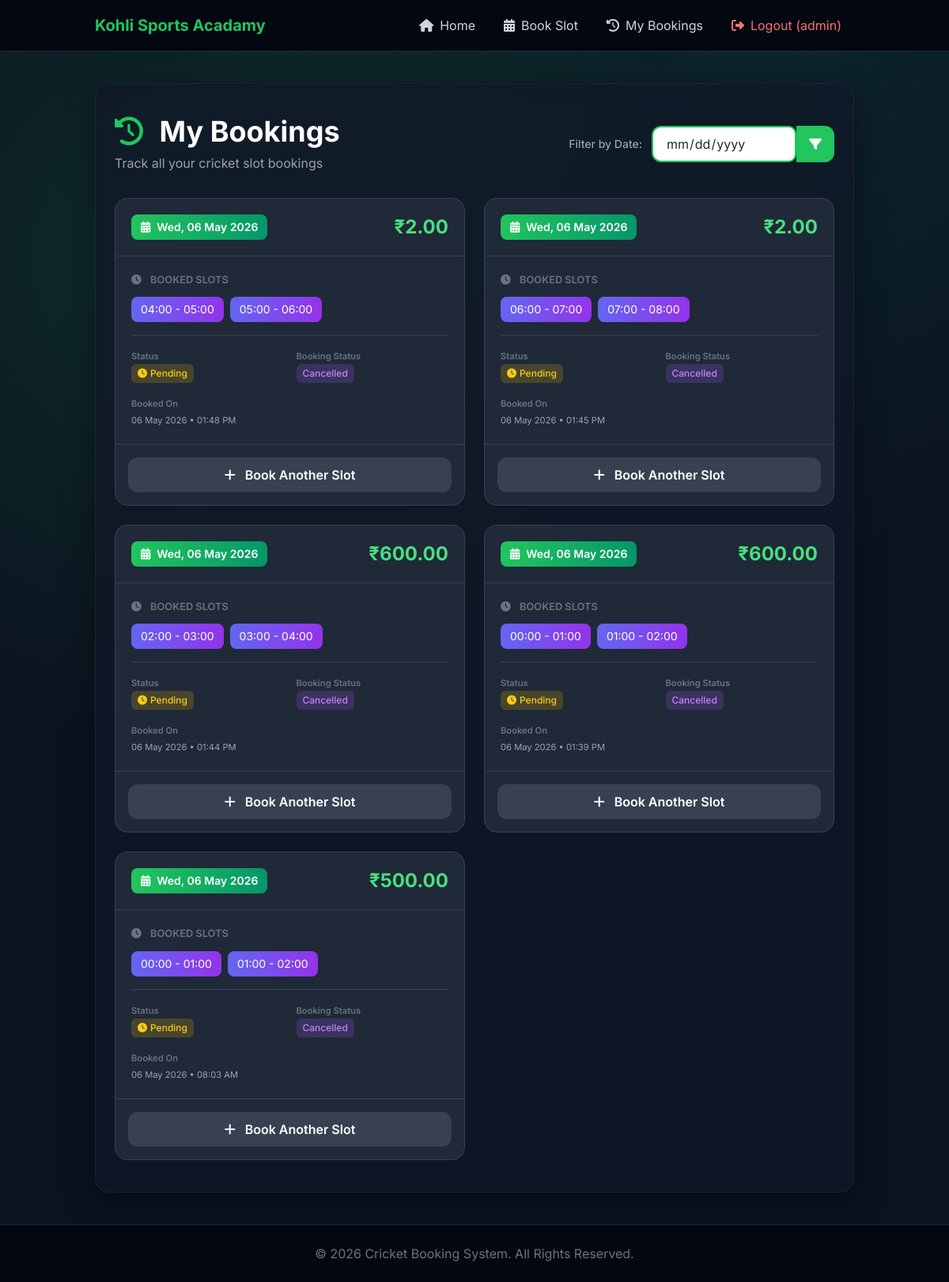
Page /history/ (signed in) on the committed database.
### booking/models.py (models this page shows, shortened)
class Booking(models.Model):
    BOOKING_STATUS_CHOICES = [
        ('pending', 'Pending'),
        ('confirmed', 'Confirmed'),
        ('completed', 'Completed'),
        ('cancelled', 'Cancelled'),
    ]
    user = models.ForeignKey(User, on_delete=models.CASCADE)
    date = models.DateField()
    slots = models.ManyToManyField(TimeSlot)
    amount_per_slot = models.DecimalField(
        max_digits=10,
        decimal_places=2,
        help_text="Amount per slot (admin can modify)"
    )
    total_amount = models.DecimalField(
        max_digits=10,
        decimal_places=2,
        blank=True,
        null=True
    )
    is_paid = models.BooleanField(default=False)
    status = models.CharField(max_length=20, choices=BOOKING_STATUS_CHOICES, default='pending')
    razorpay_order_id = models.CharField(max_length=200, blank=True)
    created_at = models.DateTimeField(auto_now_add=True)
    modified_start_time = models.TimeField(blank=True, null=True)
    modified_end_time = models.TimeField(blank=True, null=True)
    modification_reason = models.TextField(blank=True, help_text="Reason for timing modification")
    class Meta:
        ordering = ['-created_at']

class TimeSlot(models.Model):
    start_time = models.TimeField()
    end_time = models.TimeField()
    is_booked = models.BooleanField(default=False)
    isa = models.DecimalField(
        max_digits=10,
        decimal_places=2,
        blank=True,
        null=True,
        help_text="Custom amount for this specific slot (overrides default)"
    )

### booking/views.py (the view)
# urls.py: path('history/', views.history, name='history'),
@login_required
def history(request):
    search_date_str = request.GET.get('date')
    status_filter = request.GET.get('status')
    bookings = Booking.objects.filter(user=request.user).order_by('-created_at')
    if search_date_str:
        search_date = parse_date(search_date_str)
        if search_date:
            bookings = bookings.filter(date=search_date)
    if status_filter:
        bookings = bookings.filter(status=status_filter)
    today = timezone.now().date()
    return render(request, "history.html", {
        "bookings": bookings,
        "search_date": search_date_str,
        "status_filter": status_filter,
        "today": today
    })

### booking/templates/history.html (shortened to what this page needs)
{% extends 'base.html' %}
{% block content %}
<div class="py-4">
    <div class="flex flex-col md:flex-row md:items-center justify-between gap-4 mb-8">
        <div>
            <h1 class="text-2xl md:text-3xl lg:text-4xl font-bold text-white mb-2">
                <i class="fas fa-history mr-3 text-primary"></i> My Bookings
            </h1>
            <p class="text-gray-400">Track all your cricket slot bookings</p>
        </div>
        <div class="flex items-center gap-3">
            <label class="text-gray-400 font-medium text-sm">Filter by Date:</label>
            <div class="flex">
                <input type="date" id="search-date" class="px-4 py-2 rounded-l-xl bg-gray-800 border border-gray-700 text-white focus:outline-none focus:border-primary" value="{{ search_date|default:today }}">
                <button class="px-4 py-2 rounded-r-xl bg-primary hover:bg-primary-dark text-white font-medium transition-colors" onclick="filterBookings()">
                    <i class="fas fa-filter" class="bg-white"></i>
                </button>
            </div>
        </div>
    </div>
    {% if bookings %}
        <div class="grid grid-cols-1 md:grid-cols-2 xl:grid-cols-3 gap-6">
            {% for booking in bookings %}
            <div class="bg-gray-800 rounded-2xl border border-gray-700 overflow-hidden hover:border-primary/50 transition-colors">
                <div class="flex items-center justify-between p-5 border-b border-gray-700">
                    <div>
                        <span class="inline-flex items-center px-3 py-1.5 rounded-lg bg-gradient-to-r from-green-500 to-emerald-600 text-white text-sm font-semibold">
                            <i class="fas fa-calendar-alt mr-2"></i>
                            {{ booking.date|date:"D, d M Y" }}
                        </span>
                    </div>
                    <span class="text-xl lg:text-2xl font-bold text-green-400">₹{{ booking.total_amount }}</span>
                </div>
                <div class="p-5">
                    <div class="mb-4">
                        <small class="text-gray-500 font-semibold block mb-3">
                            <i class="fas fa-clock mr-2"></i> BOOKED SLOTS
                        </small>
                        <div class="flex flex-wrap gap-2">
                            {% for slot in booking.slots.all %}
                            <span class="px-3 py-1.5 rounded-lg bg-gradient-to-r from-indigo-500 to-purple-600 text-white text-sm">
                                {{ slot.start_time|time:"H:i" }} - {{ slot.end_time|time:"H:i" }}
                            </span>
                            {% endfor %}
                        </div>
                    </div>
                    <div class="border-t border-gray-700 pt-4">
                        <div class="grid grid-cols-2 gap-4 text-sm">
                            <div>
                                <small class="text-gray-500 font-semibold block">Status</small>
                                {% if booking.is_paid %}
                                    <span class="inline-flex items-center px-2 py-1 rounded-md bg-green-500/20 text-green-400 text-xs font-medium">
                                        <i class="fas fa-check-circle mr-1"></i> Paid
                                    </span>
                                {% else %}
                                    <span class="inline-flex items-center px-2 py-1 rounded-md bg-yellow-500/20 text-yellow-400 text-xs font-medium">
                                        <i class="fas fa-clock mr-1"></i> Pending
                                    </span>
                                {% endif %}
                            </div>
                            <div>
                                <small class="text-gray-500 font-semibold block">Booking Status</small>
                                <span class="inline-flex items-center px-2 py-1 rounded-md bg-purple-500/20 text-purple-400 text-xs font-medium">
                                    {{ booking.get_status_display }}
                                </span>
                            </div>
                            <div class="col-span-2">
                                <small class="text-gray-500 font-semibold block">Booked On</small>
                                <small class="text-gray-400">{{ booking.created_at|date:"d M Y • h:i A" }}</small>
                            </div>
                        </div>
                    </div>
                </div>
                <div class="p-4 border-t border-gray-700">
                    <a href="{% url 'home' %}" class="block w-full py-2.5 rounded-xl bg-gray-700 hover:bg-primary text-white text-center font-semibold transition-colors">
                        <i class="fas fa-plus mr-2"></i> Book Another Slot
                    </a>
                </div>
            </div>
            {% endfor %}
        </div>
    {% endif %}
</div>
{% endblock %}

### booking/templates/base.html (shortened to what this page needs)
 <!DOCTYPE html>
{% load static %}
<html lang="en">
<head>
    <script src="https://cdn.tailwindcss.com"></script>
    <link href="https://cdnjs.cloudflare.com/ajax/libs/font-awesome/6.6.0/css/all.min.css" rel="stylesheet">
    <link href="{% static 'booking/modern-ui.css' %}" rel="stylesheet">
    <link rel="stylesheet" href="{% static 'booking/admin.css' %}">
</head>
<body class="flex flex-col min-h-screen bg-gray-900 text-gray-300">
    <div class="app-bg" aria-hidden="true"></div>
    <nav class="sticky top-0 z-50 bg-gray-950 border-b border-gray-800">
        <div class="container mx-auto px-4 sm:px-6 lg:px-8">
            <div class="flex items-center justify-between h-16">
                <a href="{% url 'home' %}" class="flex items-center">
                    <span class="text-xl font-bold text-primary hidden sm:block">Kohli Sports Acadamy</span>
                </a>
                <div class="hidden md:flex items-center gap-1">
                    {% if user.is_authenticated %}
                        <a href="{% url 'landing_home' %}" class="px-4 py-2 rounded-lg hover:bg-gray-800 hover:text-primary transition-all">
                            <i class="fas fa-house mr-2"></i>Home
                        </a>
                        <a href="{% url 'home' %}" class="px-4 py-2 rounded-lg hover:bg-gray-800 hover:text-primary transition-all">
                            <i class="fas fa-calendar-alt mr-2"></i>Book Slot
                        </a>
                        <a href="{% url 'history' %}" class="px-4 py-2 rounded-lg hover:bg-gray-800 hover:text-primary transition-all">
                            <i class="fas fa-history mr-2"></i>My Bookings
                        </a>
                        <a href="{% url 'logout' %}" class="px-4 py-2 rounded-lg hover:bg-gray-800 hover:text-red-500 transition-all text-red-400">
                            <i class="fas fa-sign-out-alt mr-2"></i>Logout ({{ user.username }})
                        </a>
                    {% endif %}
                </div>
            </div>
        </div>
    </nav>
    <main class="flex-grow container mx-auto px-4 sm:px-6 lg:px-8 py-6 lg:py-10">
        <div class="app-page-surface">
            {% block content %}{% endblock %}
        </div>
    </main>
    <footer class="mt-auto py-6 border-t border-gray-800 bg-gray-950">
        <div class="container mx-auto px-4 text-center">
            <p class="text-gray-500">&copy; 2026 Cricket Booking System. All Rights Reserved.</p>
        </div>
    </footer>
</body>
</html>

### booking/static/booking/modern-ui.css (style rules this page uses)
:root { --primary: #22c55e; --primary-dark: #16a34a; --bg-main: #0b1220; --bg-section: #111827; --card-bg: #ffffff; --text-dark: #0f172a; --text-light: #64748b; }
body { font-family: 'Inter', sans-serif; }
.container { max-width: 1280px; }
input[type="date"] { background-color: #ffffff !important; color: #1f2937 !important; border: 2px solid #22c55e !important; cursor: pointer; }

### booking/templates/base.html (style rules this page uses)
.app-bg { position: fixed; inset: 0; background: radial-gradient(circle at 20% 20%, rgba(34,197,94,0.15), transparent 40%), radial-gradient(circle at 80% 0%, rgba(16,185,129,0.12), transparent 40%), #0b1220; z-index: -1; }
.app-page-surface { background: rgba(17, 24, 39, 0.75); backdrop-filter: blur(14px); border-radius: 18px; padding: 24px; border: 1px solid rgba(255,255,255,0.05); box-shadow: 0 10px 40px rgba(0,0,0,0.4); }
nav { backdrop-filter: blur(10px); background: rgba(2, 6, 23, 0.75); }
button, a { transition: all 0.25s ease; }
input, select { background: #111827; border: 1px solid #374151; border-radius: 10px; padding: 10px 12px; color: #e5e7eb; outline: none; }
footer { backdrop-filter: blur(8px); }

### rows in the picture
Booking: date "Wed, 06 May 2026", total_amount "2.00", is_paid False (drawn), status "Cancelled", created_at "06 May 2026 • 01:48 PM"
TimeSlot: start_time "04:00", end_time "05:00"
TimeSlot: start_time "05:00", end_time "06:00"
Booking: date "Wed, 06 May 2026", total_amount "2.00", is_paid False (drawn), status "Cancelled", created_at "06 May 2026 • 01:45 PM"
TimeSlot: start_time "06:00", end_time "07:00"
TimeSlot: start_time "07:00", end_time "08:00"
Booking: date "Wed, 06 May 2026", total_amount "600.00", is_paid False (drawn), status "Cancelled", created_at "06 May 2026 • 01:44 PM"
TimeSlot: start_time "02:00", end_time "03:00"
TimeSlot: start_time "03:00", end_time "04:00"
Booking: date "Wed, 06 May 2026", total_amount "600.00", is_paid False (drawn), status "Cancelled", created_at "06 May 2026 • 01:39 PM"
TimeSlot: start_time "00:00", end_time "01:00"
TimeSlot: start_time "01:00", end_time "02:00"
Booking: date "Wed, 06 May 2026", total_amount "500.00", is_paid False (drawn), status "Cancelled", created_at "06 May 2026 • 08:03 AM"

### other values in the picture
{{ user.username }} "admin"
